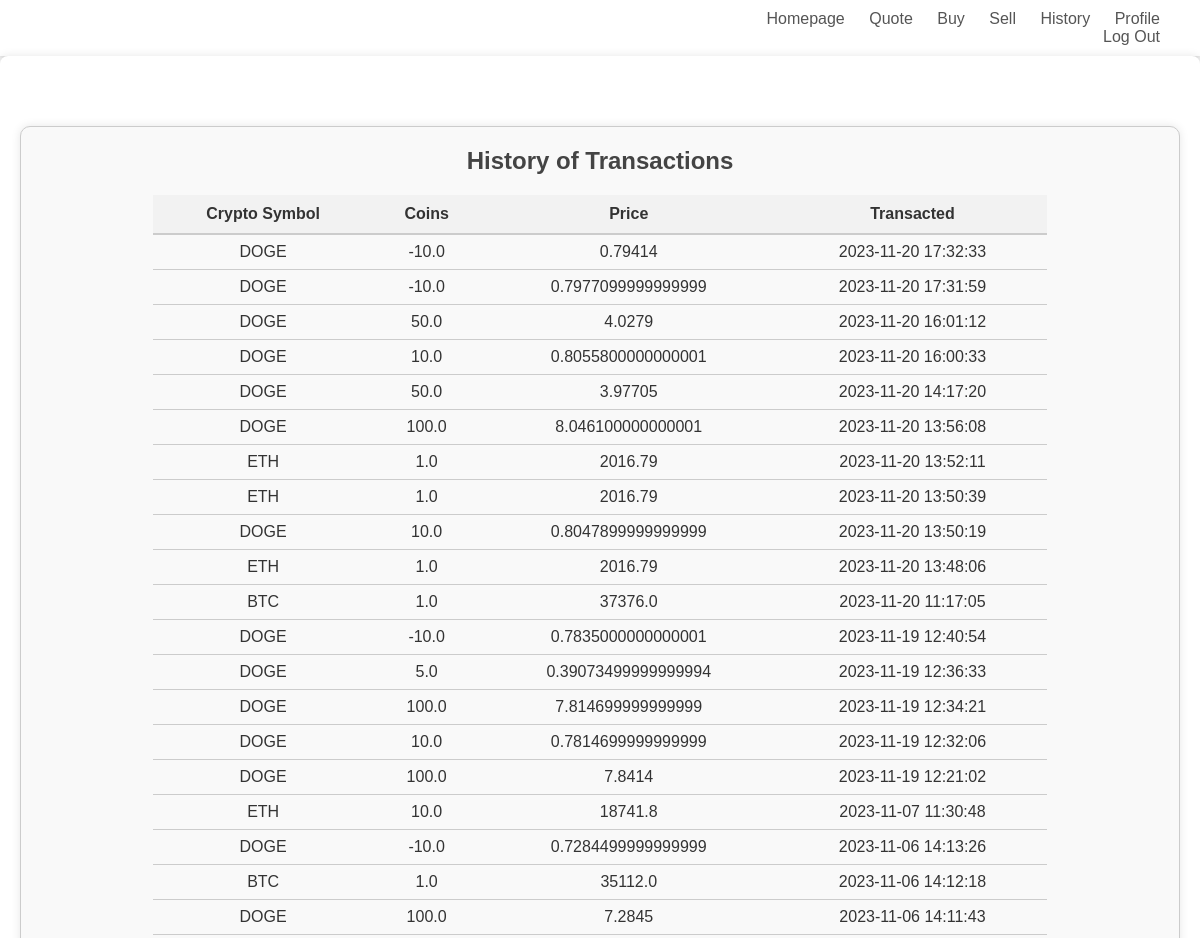
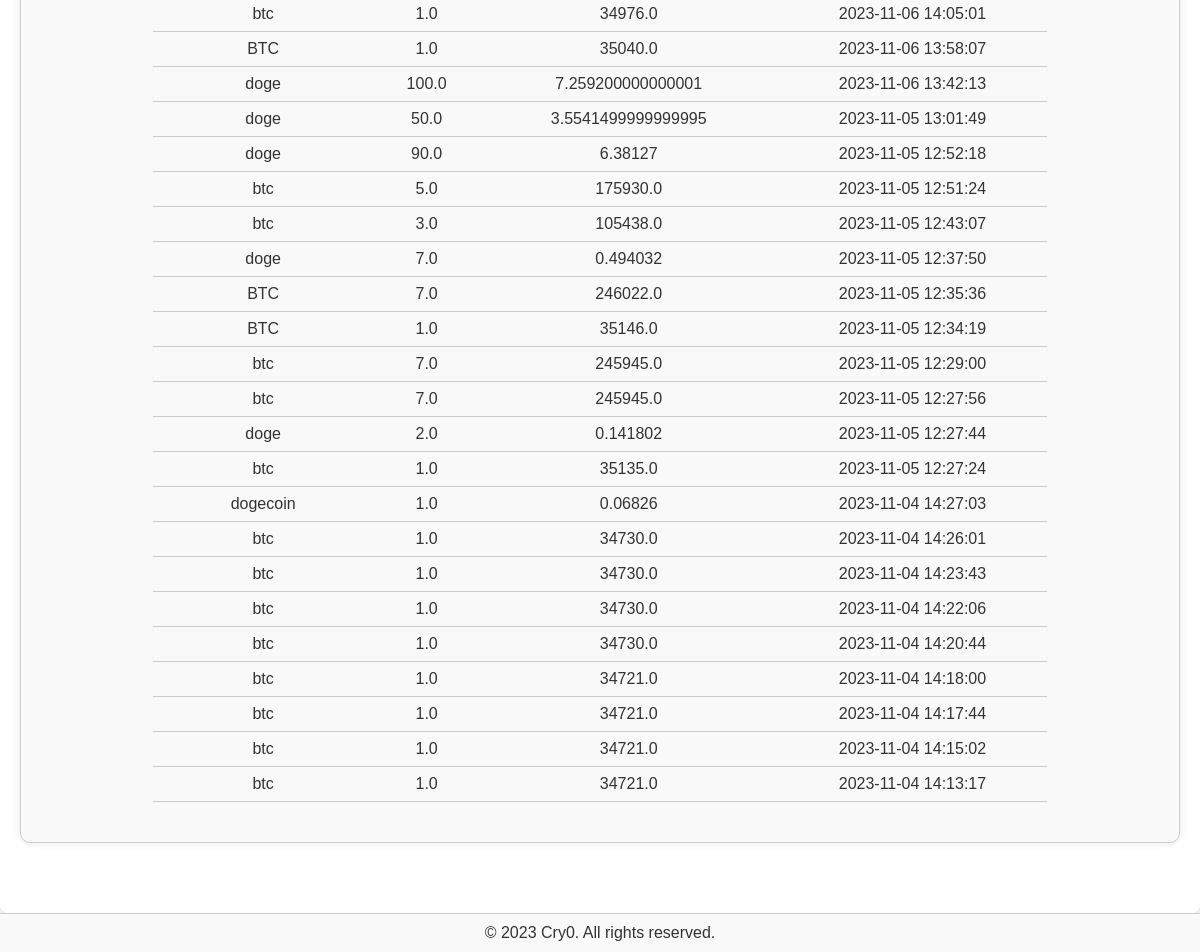
The page /history (signed in) on the database its author committed (2 pictures, top to bottom).
### tables this page shows
CREATE TABLE History ('userId' INTEGER NOT NULL, 'cryptoSymbol' TEXT NOT NULL, 'Coins' REAL NOT NULL, 'Price' REAL NOT NULL, 'Transacted' DATETIME NOT NULL, FOREIGN KEY ('userId') REFERENCES 'Users'('ID'));

### app.py (the view)
@app.route("/history", methods=["GET", "POST"])
@login_required
def history():
    transactionHistory = db.execute("SELECT cryptoSymbol, Coins, Price, Transacted FROM History WHERE userID = :userID ORDER BY Transacted DESC", userID=session["user_id"])
    return render_template("history.html", transactionHistory=transactionHistory)

### app.py (called while the page is built)
@app.after_request
def after_request(response):
    response.headers["Cache-Control"] = "no-cache, no-store, must-revalidate"
    response.headers["Expires"] = 0
    response.headers["Pragma"] = "no-cache"
    return response

### assist.py (called while the page is built)
def login_required(f):
    @wraps(f)
    def decorated_function(*args, **kwargs):
        if session.get("user_id") is None:
            return redirect("/login")
        return f(*args, **kwargs)
    return decorated_function

### templates/history.html (shortened to what this page needs)
{% extends "layout.html" %}
{% block main %}
    <div class="history-container">
        <h2>History of Transactions</h2>
        <table class="transaction-table">
            <thead>
                <tr>
                    <th>Crypto Symbol</th>
                    <th>Coins</th>
                    <th>Price</th>
                    <th>Transacted</th>
                </tr>
            </thead>
            <tbody>
                {% for row in transactionHistory %}
                    <tr>
                        <td>{{ row["cryptoSymbol"] }}</td>
                        <td>{{ row["Coins"] }}</td>
                        <td>{{ row["Price"] }}</td>
                        <td>{{ row["Transacted"] }}</td>
                    </tr>
                {% endfor %}
            </tbody>
        </table>
    </div>
{% endblock %}

### templates/layout.html (shortened to what this page needs)
<!DOCTYPE html>
<html lang="en">
<head>
    <link href="/static/styles.css" rel="stylesheet">
</head>
<body>
    <nav class="link-rightalign">
        <div>
            {% if session["user_id"] %}
            <ul class="no-bullet">
                <li><a href="/homepage">Homepage</a></li>
                <li><a href="/quote">Quote</a></li>
                <li><a href="/buy">Buy</a></li>
                <li><a href="/sell">Sell</a></li>
                <li><a href="/history">History</a></li>
                <li><a href="/profile">Profile</a></li>
            </ul>
            <ul class="no-bullet">
                <li><a href="/logout">Log Out</a></li>
            </ul>
            {% endif %}
        </div>
    </nav>
    <main>
        {% block main %}{% endblock %}
    </main>
    <footer>
        &copy; 2023 Cry0. All rights reserved.
    </footer>
</body>
</html>

### static/styles.css (style rules this page uses)
.link-rightalign { text-align: right; }
.no-bullet { list-style-type: none; }
body { font-family: 'Arial', sans-serif; margin: 0; padding: 0; background-color: #f5f5f5; color: #333; }
h1, h2, h3 { font-weight: bold; color: #444; }
nav { background-color: #fff; padding: 10px 20px; box-shadow: 0px 2px 5px rgba(0, 0, 0, 0.1); }
nav ul { list-style: none; padding: 0; margin: 0; }
nav ul li { display: inline-block; margin-right: 20px; }
nav ul li a { text-decoration: none; color: #555; transition: color 0.3s ease; }
main { padding: 20px; }
footer { text-align: center; padding: 10px; background-color: #f9f9f9; border-top: 1px solid #ccc; }
.history-container { margin: 50px auto; padding: 20px; border: 1px solid #ccc; border-radius: 10px; background-color: #f9f9f9; box-shadow: 0 0 10px rgba(0, 0, 0, 0.1); text-align: center; }
.transaction-table { width: 80%; margin: 20px auto; border-collapse: collapse; text-align: center; }
.transaction-table th { padding: 10px; background-color: #f2f2f2; border-bottom: 2px solid #ccc; }
.transaction-table td { padding: 8px; border-bottom: 1px solid #ccc; }
.transaction-table tbody tr:nth-child(even) { background-color: #f9f9f9; }
body, h1, h2, p { margin: 0; padding: 0; }
body { font-family: Arial, sans-serif; background-color: #f4f4f4; }
main { background-color: #fff; padding: 20px; border-radius: 8px; box-shadow: 0 0 10px rgba(0, 0, 0, 0.1); }

### rows shown on the page
History: cryptoSymbol "DOGE", Coins "-10.0", Price "0.79414", Transacted "2023-11-20 17:32:33"
History: cryptoSymbol "DOGE", Coins "-10.0", Price "0.7977099999999999", Transacted "2023-11-20 17:31:59"
History: cryptoSymbol "DOGE", Coins "50.0", Price "4.0279", Transacted "2023-11-20 16:01:12"
History: cryptoSymbol "DOGE", Coins "10.0", Price "0.8055800000000001", Transacted "2023-11-20 16:00:33"
History: cryptoSymbol "DOGE", Coins "50.0", Price "3.97705", Transacted "2023-11-20 14:17:20"
History: cryptoSymbol "DOGE", Coins "100.0", Price "8.046100000000001", Transacted "2023-11-20 13:56:08"
History: cryptoSymbol "ETH", Coins "1.0", Price "2016.79", Transacted "2023-11-20 13:52:11"
History: cryptoSymbol "ETH", Coins "1.0", Price "2016.79", Transacted "2023-11-20 13:50:39"
History: cryptoSymbol "DOGE", Coins "10.0", Price "0.8047899999999999", Transacted "2023-11-20 13:50:19"
History: cryptoSymbol "ETH", Coins "1.0", Price "2016.79", Transacted "2023-11-20 13:48:06"
History: cryptoSymbol "BTC", Coins "1.0", Price "37376.0", Transacted "2023-11-20 11:17:05"
History: cryptoSymbol "DOGE", Coins "-10.0", Price "0.7835000000000001", Transacted "2023-11-19 12:40:54"
History: cryptoSymbol "DOGE", Coins "5.0", Price "0.39073499999999994", Transacted "2023-11-19 12:36:33"
History: cryptoSymbol "DOGE", Coins "100.0", Price "7.814699999999999", Transacted "2023-11-19 12:34:21"
History: cryptoSymbol "DOGE", Coins "10.0", Price "0.7814699999999999", Transacted "2023-11-19 12:32:06"
History: cryptoSymbol "DOGE", Coins "100.0", Price "7.8414", Transacted "2023-11-19 12:21:02"
History: cryptoSymbol "ETH", Coins "10.0", Price "18741.8", Transacted "2023-11-07 11:30:48"
History: cryptoSymbol "DOGE", Coins "-10.0", Price "0.7284499999999999", Transacted "2023-11-06 14:13:26"
History: cryptoSymbol "BTC", Coins "1.0", Price "35112.0", Transacted "2023-11-06 14:12:18"
History: cryptoSymbol "DOGE", Coins "100.0", Price "7.2845", Transacted "2023-11-06 14:11:43"
History: cryptoSymbol "btc", Coins "1.0", Price "34976.0", Transacted "2023-11-06 14:05:01"
History: cryptoSymbol "BTC", Coins "1.0", Price "35040.0", Transacted "2023-11-06 13:58:07"
History: cryptoSymbol "doge", Coins "100.0", Price "7.259200000000001", Transacted "2023-11-06 13:42:13"
History: cryptoSymbol "doge", Coins "50.0", Price "3.5541499999999995", Transacted "2023-11-05 13:01:49"
History: cryptoSymbol "doge", Coins "90.0", Price "6.38127", Transacted "2023-11-05 12:52:18"
History: cryptoSymbol "btc", Coins "5.0", Price "175930.0", Transacted "2023-11-05 12:51:24"
History: cryptoSymbol "btc", Coins "3.0", Price "105438.0", Transacted "2023-11-05 12:43:07"
History: cryptoSymbol "doge", Coins "7.0", Price "0.494032", Transacted "2023-11-05 12:37:50"
History: cryptoSymbol "BTC", Coins "7.0", Price "246022.0", Transacted "2023-11-05 12:35:36"
History: cryptoSymbol "BTC", Coins "1.0", Price "35146.0", Transacted "2023-11-05 12:34:19"
History: cryptoSymbol "btc", Coins "7.0", Price "245945.0", Transacted "2023-11-05 12:29:00"
History: cryptoSymbol "btc", Coins "7.0", Price "245945.0", Transacted "2023-11-05 12:27:56"
History: cryptoSymbol "doge", Coins "2.0", Price "0.141802", Transacted "2023-11-05 12:27:44"
History: cryptoSymbol "btc", Coins "1.0", Price "35135.0", Transacted "2023-11-05 12:27:24"
History: cryptoSymbol "dogecoin", Coins "1.0", Price "0.06826", Transacted "2023-11-04 14:27:03"
History: cryptoSymbol "btc", Coins "1.0", Price "34730.0", Transacted "2023-11-04 14:26:01"
History: cryptoSymbol "btc", Coins "1.0", Price "34730.0", Transacted "2023-11-04 14:23:43"
History: cryptoSymbol "btc", Coins "1.0", Price "34730.0", Transacted "2023-11-04 14:22:06"
History: cryptoSymbol "btc", Coins "1.0", Price "34730.0", Transacted "2023-11-04 14:20:44"
History: cryptoSymbol "btc", Coins "1.0", Price "34721.0", Transacted "2023-11-04 14:18:00"
History: cryptoSymbol "btc", Coins "1.0", Price "34721.0", Transacted "2023-11-04 14:17:44"
History: cryptoSymbol "btc", Coins "1.0", Price "34721.0", Transacted "2023-11-04 14:15:02"
History: cryptoSymbol "btc", Coins "1.0", Price "34721.0", Transacted "2023-11-04 14:13:17"
